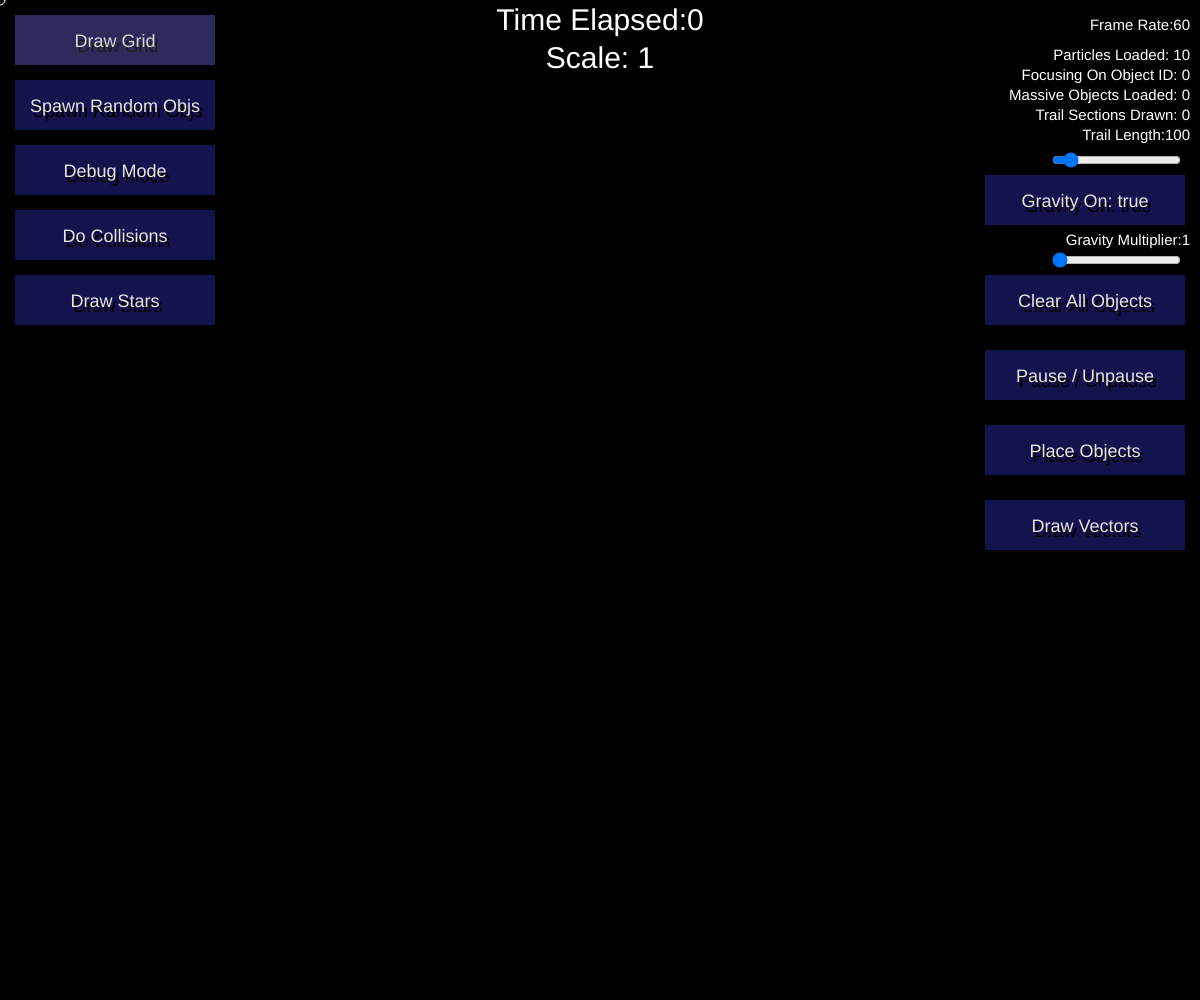
Frame 1 (no input)
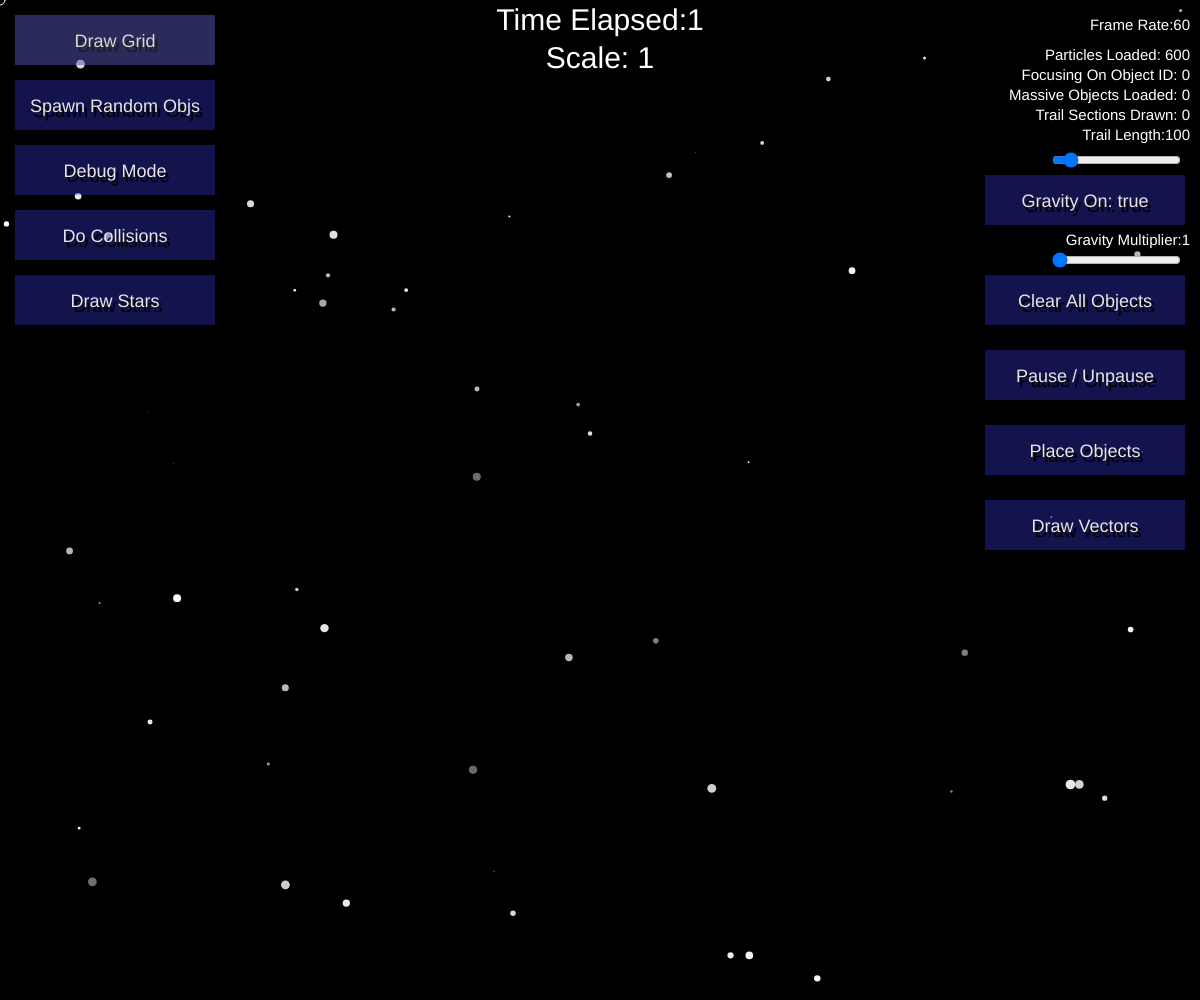
Frame 60 (no input)
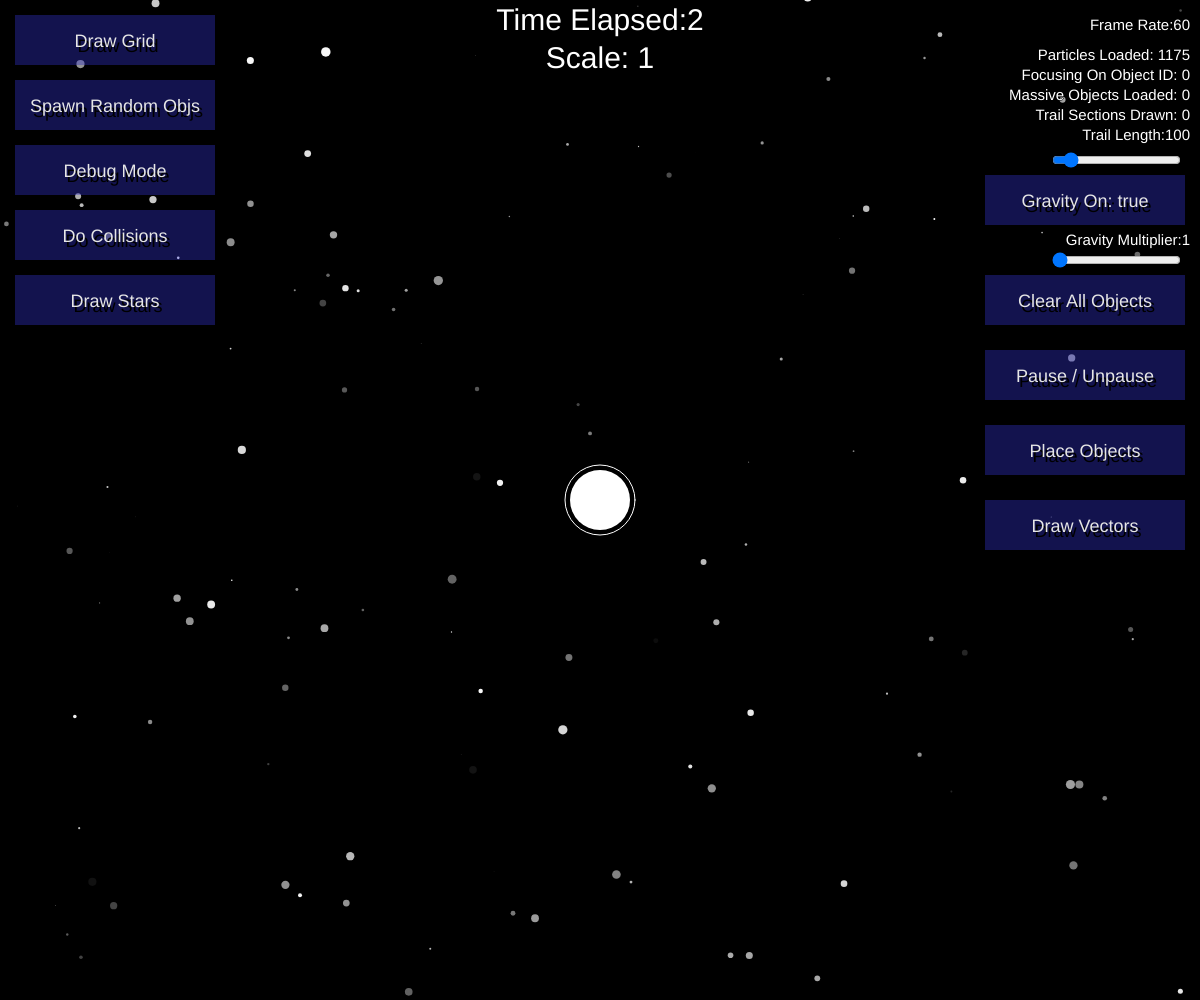
Frame 120 (the mouse pressed at the canvas centre since frame 60)

The p5.js sketch that drew these frames (run headless with seeded random() and noise() and a simulated clock; from frame 60 on, the mouse is pressed at the canvas centre):

// p5.js sketch
// ── sketch.js
let massiveObjects = [];
let objID = 0;

// camera vars
let cameraX = 0;
let cameraY = 0;
let cameraScale = 1;
let cameraMoveSpeed = 1;
let mouseScrolled = 0;

// global vars
let trailLength;
let planetScale = 0;
let moveMode = "FocusBigGuy";
// "FocusBigGuy" = center on the most massive object
// "SelfMove" = the user has control over camera and zoom

// UI Variables
let mostMassiveObjectID = 0;
let mostMass = 0;
let doPlaceObjects = true;
let runPhysics = true;
let trailSections = 0;
let buttonHighlight;
let gravityOnButton;
let gravityOn = true;
let buttonPressed = false;
let drawVectors = false;
let gravityMultSlider;
let clearButton;
let timeStopButton;
let placeObjectsButton;
let drawVectorsButton;
let doDrawGridButton;
let doDrawGrid = false;
let timeElapsed = 0;
let doDrawDebug = false;
let drawDebugButton;
let spawnRandomButton;
let doCollisions = true;
let collisionButton;
let doDrawStars = true;
let drawStarButton;
let UION = true;

// particle Vars
let pid = 0;
let parts = [];

let lastFrameObjLength = 0;

function setup()
{
  createCanvas(windowWidth, windowHeight);
  trailLength = createSlider(0, 1000, 100);
  trailLength.position(width - 150, 150);
  gravityMultSlider = createSlider(1, 10, 1);
  gravityMultSlider.position(width - 150, 250);
  buttonHighlight = createImage(100, 100);
  gravityOnButton = newButton(width - 215, 175, 200, 50, "Gravity On", "", true, true);
  clearButton = newButton(width - 215, 275, 200, 50, "Clear All Objects", "", true, true);
  timeStopButton = newButton(width - 215, 350, 200, 50, "Pause / Unpause", "", true, true);
  placeObjectsButton = newButton(width - 215, 425, 200, 50, "Place Objects", "", true, true);
  drawVectorsButton = newButton(width - 215, 500, 200, 50, "Draw Vectors", "", true, true);
  doDrawGridButton = newButton(15, 15, 200, 50, "Draw Grid", "", true, true);
  spawnRandomButton = newButton(15, 80, 200, 50, "Spawn Random Objs", "", true, true);
  drawDebugButton = newButton(15, 145, 200, 50, "Debug Mode", "", true, true);
  collisionButton = newButton(15, 210, 200, 50, "Do Collisions", "", true, true);
  drawStarButton = newButton(15, 275, 200, 50, "Draw Stars", "", true, true);
  //newMassiveObject(5, [500, 200], createVector(0, 1), true, true, 500);
  //newMassiveObject(20, [700, 300], createVector(0, 0), true, true, 500);
  for (let i = 0; i < 100; i++)
  {
    //newRandomObject();
  }
}

function draw()
{
  lastFrameObjLength = massiveObjects.length;
  trailSections = 0;
  background(0);
  cameraControls();
  if (doDrawGrid == true) drawGrid();

  // draw particles and do their physics
  noStroke();
  for (let i = 0; i < parts.length; i++)
  {
    parts[i].view();
  }

  // draw trails the (true) determines if trails are drawn or not, just to make sure they are the bottom layer
  for (let i = 0; i < massiveObjects.length; i++)
  {
    massiveObjects[i].drawSelf(true);
    if (massiveObjects[mostMassiveObjectID] == undefined) mostMassiveObjectID = round(random(-1, massiveObjects.length));
  }

  // draw the actual objects
  for (let i = 0; i < massiveObjects.length; i++)
  {
    if (runPhysics == true) massiveObjects[i].updateSelf();
    else massiveObjects[i].drawSelf();
  }

  // stars
  if (doDrawStars)
  {
    for (let i = 0; i < 10; i++)
    {
      let s = random(0.1, 10);
      let nP = deAdjustForCamera(random(-1000, width + 1000), random(-1000, width + 1000));
      newParticle(nP[0], nP[1], 0, 0, s, s, 255, 255, 255, 0, 0, 0, random(100, 450), -0.01, -0.01);
    }
  }
  mouseScrolled = 0;

  // draw UI
  if (UION == true)
  {
    UI();
    gravityMultSlider.show();
    trailLength.show();
  }
  else
  {
    gravityMultSlider.hide();
    trailLength.hide();
  }

  if (mouseIsPressed == false) buttonPressed = false;

  if (lastFrameObjLength != massiveObjects.length) resetObjID();
}

function UI()
{
  // cursor and growing circle to indicate planet size

  if (doPlaceObjects == true)
  {
    fill(255);

    let p0 = deAdjustForCamera(mouseX, mouseY);
    let p1 = adjustForCamera(p0[0], p0[1]);
    if (mouseIsPressed) { planetScale += 1 / cameraScale; ellipse(p1[0], p1[1], planetScale * cameraScale) }
    else planetScale = 0;
    noFill();
    stroke(255);
    ellipse(p1[0], p1[1], (planetScale * cameraScale) + 10);
    fill(255);
    stroke(0);
  }

  // incriment time ellapsed varialbe
  if (runPhysics == true) timeElapsed++;

  // formatting
  fill(255);
  stroke(0);
  strokeWeight(1);
  textAlign(RIGHT);
  textSize(15);

  // text
  text("Frame Rate:" + round(frameRate()), width - 10, 30);

  // camera info
  switch (moveMode)
  {
    case "FocusBigGuy":
      text("Focusing On Object ID: " + mostMassiveObjectID, width - 10, 80);
      break;
  }

  // general info
  text("Particles Loaded: " + parts.length, width - 10, 60);
  text("Massive Objects Loaded: " + massiveObjects.length, width - 10, 100);
  text("Trail Sections Drawn: " + trailSections, width - 10, 120);
  text("Trail Length:" + trailLength.value(), width - 10, 140);
  text("Gravity Multiplier:" + gravityMultSlider.value(), width - 10, 245);

  // title type thing
  textAlign(CENTER);
  textSize(30)
  text("Time Elapsed:" + floor(timeElapsed / 60) + "\nScale: " + cameraScale, width / 2, 30);
  textAlign(LEFT);
  // draw buttons
  gravityOnButton.drawSelf();
  clearButton.drawSelf();
  timeStopButton.drawSelf();
  placeObjectsButton.drawSelf();
  drawVectorsButton.drawSelf();
  doDrawGridButton.drawSelf();
  spawnRandomButton.drawSelf();
  drawDebugButton.drawSelf();
  collisionButton.drawSelf();
  drawStarButton.drawSelf();

  // button functionality
  if (gravityOnButton.isPressed() == true) { gravityOn = !gravityOn; }
  if (clearButton.isPressed() == true) { massiveObjects = []; mostMass = 0; mostMassiveObjectID = 0; objID = 0 }
  if (timeStopButton.isPressed() == true) { runPhysics = !runPhysics }
  if (placeObjectsButton.isPressed() == true) { doPlaceObjects = !doPlaceObjects }
  if (drawVectorsButton.isPressed() == true) { drawVectors = !drawVectors }
  if (doDrawGridButton.isPressed() == true) { doDrawGrid = !doDrawGrid }
  if (spawnRandomButton.isPressed() == true)
  {
    for (let i = 0; i < 10; i++)
    {
      newRandomObject();
    }
  }
  if (drawDebugButton.isPressed() == true) { doDrawDebug = !doDrawDebug }
  if (collisionButton.isPressed() == true) { doCollisions = !doCollisions }
  if (drawStarButton.isPressed() == true) { doDrawStars = !doDrawStars }
}

function drawGrid()
{
  stroke(50);
  strokeWeight(2);
  push();
  let gridScale = 100 * cameraScale;
  for (let x = 0; x < width; x += gridScale)
  {
    line((cameraX % gridScale) + x, 0, (cameraX % gridScale) + x, height);
  }
  for (let y = 0; y < height; y += gridScale)
  {
    line(0, (cameraY % gridScale) + y, width, (cameraY % gridScale) + y);
  }
  pop();
}

function newRandomObject()
{
  newMassiveObject(random(10, 50), [-cameraX + random(0, width), -cameraY + random(0, height)], createVector(random(-5, 5), random(-5, 5)), true, true, trailLength.value())
}

function newMassiveObject(mass, startPosition, initialForceVector, drawPlanet, drawTail, trailLength) 
{
  // define the new object
  let nmo = new massiveObject(mass, startPosition, initialForceVector, drawPlanet, drawTail, trailLength);
  // push the the array
  massiveObjects.push(nmo);
  resetObjID();
  return nmo;
}

function newParticle(x, y, xSpeed, ySpeed, w, h, red1, green1, blue1, fadeRed, fadeGreen, fadeBlue, Lifespan, scaleX, scaleY)
{
  parts.push(new particle(x, y, xSpeed, ySpeed, 1, w, h, pid, 0, 0, red1, green1, blue1, fadeRed, fadeGreen, fadeBlue, Lifespan, scaleX, scaleY));
}

class massiveObject
{
  constructor(mass, startPosition, initialForceVector, drawPlanet, drawTail, trailLength)
  {
    // mass
    this.mass = mass;

    // start position
    this.startX = startPosition[0];
    this.startY = startPosition[1];

    //current position
    this.x = this.startX;
    this.y = this.startY;

    // force vectors
    this.currentForceVector = initialForceVector;
    this.initialForceVector = initialForceVector;

    // drawing variables
    this.fillColor = [random(50, 200), random(50, 200), random(50, 200)];
    this.drawTrail = drawTail;
    this.drawPlanet = drawPlanet;
    this.trailPositions = [];
    this.trailLength = trailLength;

    // id system
    this.objID = objID;
    objID++;

    // orbitMappings
    this.mapXs = [];
    this.mapYs = [];
    this.colided = false;
  }
  updateSelf()
  {
    if (doCollisions == true && this.colided == true)
    {
      this.colide();
    }
    this.drawSelf();
    this.updateTrail();
    this.doPhysics();
  }
  drawSelf(trail)
  {
    // trail is just a bool to determine whether or not the trail is drawn in order to have them drawn below the planets
    // draw the trail
    if (trail == true && this.drawTrail == true)
    {

      // itterate over the trail positions
      for (let i = 0; i < this.trailPositions.length - 1; i++)
      {

        // stroke and strokeWeight go from a max to a min depending on how far into the array it is
        let c1 = map(i / this.trailPositions.length, 0, this.trailPositions.length, 0, 255) * this.trailPositions.length;
        stroke(c1);
        let s1 = map(this.trailPositions.length - i, 0, this.trailPositions.length, 0, 20) * cameraScale;
        strokeWeight(s1);

        // adjust the positions for the camera
        let pos2 = adjustForCamera(this.trailPositions[i].x, this.trailPositions[i].y);
        let pos3 = adjustForCamera(this.trailPositions[i + 1].x, this.trailPositions[i + 1].y);

        // line between two positions
        if (pos2[0] > 0 && pos2[0] < width && pos2[1] > 0 && pos2[1] < height && pos3[0] > 0 && pos3[0] < width && pos3[1] > 0 && pos3[1] < height)
        {
          line(pos2[0], pos2[1], pos3[0], pos3[1]);
        }
      }
    }
    // draw the planet itself
    let pos1 = adjustForCamera(this.x, this.y);
    if (pos1[0] > 0 && pos1[0] < width && pos1[1] > 0 && pos1[1] < height)
    {
      strokeWeight(1);
      stroke(0);
      fill(this.fillColor[0], this.fillColor[1], this.fillColor[2]);
      if (this.drawPlanet == true && trail == undefined) { ellipse(pos1[0], pos1[1], this.mass * cameraScale); }
    }

    // vector drawing
    if (drawVectors == true && trail == undefined)
    {
      let pos5 = adjustForCamera(this.x + this.currentForceVector.x * 20, this.y);
      let pos6 = adjustForCamera(this.x, this.y + this.currentForceVector.y * 20);
      strokeWeight(6);
      stroke(0);
      line(pos1[0], pos1[1], pos5[0], pos5[1]);
      line(pos1[0], pos1[1], pos6[0], pos6[1]);
      stroke(230);
      strokeWeight(3);
      line(pos1[0], pos1[1], pos5[0], pos5[1]);
      line(pos1[0], pos1[1], pos6[0], pos6[1]);
    }
    if (doDrawDebug == true) this.drawDebug();
  }
  updateTrail()
  {
    // update the new position
    this.trailLength = trailLength.value();
    this.trailPositions.push(createVector(this.x, this.y));

    // if there are too many saved positions, 
    while (this.trailPositions.length > this.trailLength) this.trailPositions.shift();
  }
  doPhysics()
  {
    // define variables that can be added to through the itterations
    let endXForce = 0;
    let endYForce = 0;

    // itterate over every other object
    let hasColided = false;
    for (let i = 0; i < massiveObjects.length; i++)
    {

      // simpler refference to the current object
      let m1 = massiveObjects[i];

      // if the object is not itself
      if (m1.objID != this.objID && gravityOn == true)
      {

        // get the distance between the two points
        let d1 = dist(this.x, this.y, m1.x, m1.y);

        // get the angle between the two points
        let a1 = atan2(this.y - m1.y, this.x - m1.x);

        // defined the force vector
        let forceVec1 = createVector(m1.mass / d1, 0);

        // rotate the vector
        forceVec1.rotate(a1 + PI);

        let inertia = m1.mass / this.mass;

        if (d1 < this.mass / 2 + m1.mass / 2 && this.mass < m1.mass)
        {
          this.colided = true;
          hasColided = true;
          let i1 = m1.mass / 2;
          if (this.mass / m1.mass > 0.7) { m1.colided = true }
          else
          {
            m1.currentForceVector.x += this.currentForceVector.x / i1;
            m1.currentForceVector.y += this.currentForceVector.y / i1;
          }
        }

        // inertia makes it easier to move smaller masses and harder to move larger masses

        // apply the forces
        endXForce += forceVec1.x * inertia / 10;
        endYForce += forceVec1.y * inertia / 10;
      }
    }
    if (hasColided == false) this.colided = false;

    let pos1 = adjustForCamera(this.x, this.y);

    // if it is pressed and you are not placing objects, add the mouse movement
    let throwForce = this.mass / (10 / cameraScale);

    if (doPlaceObjects == false && mouseIsPressed && collc(pos1[0] - this.mass / 2, pos1[1] - this.mass / 2, this.mass, this.mass, mouseX, mouseY, 1, 1, 30, 30))
    {
      this.currentForceVector.x += (movedX * throwForce) / this.mass;
      this.currentForceVector.y += (movedY * throwForce) / this.mass;
      fill(100, 100, 100);
      circle(pos1[0], pos1[1], this.mass * cameraScale);
    }

    // apply the gravity multipler value
    endXForce *= gravityMultSlider.value();
    endYForce *= gravityMultSlider.value();

    // apply forces to the force vectors
    this.currentForceVector.x += endXForce;
    this.currentForceVector.y += endYForce;

    // apply force vectors to position.
    this.x += this.currentForceVector.x;
    this.y += this.currentForceVector.y;
  }
  drawDebug()
  {
    let pos1 = adjustForCamera(this.x, this.y);
    textAlign(CENTER);
    fill(230);
    stroke(0);
    text("Mass: " + round(this.mass), pos1[0], pos1[1] - (this.mass * cameraScale) / 2 - 50);
    text("ID: " + this.objID, pos1[0], pos1[1] - (this.mass * cameraScale) / 2 - 30);
    text("Position: (" + round(this.x) + ", " + round(this.y) + ")", pos1[0], pos1[1] - (this.mass * cameraScale) / 2 - 10);
    text("Total Velocity:" + (round(abs(this.currentForceVector.x)) + round(abs(this.currentForceVector.y))), pos1[0], pos1[1] - (this.mass * cameraScale) / 2 - 70);
  }
  mapOrbit(objectID)
  {
    if (objectID == undefined) objectID = mostMassiveObjectID;

    this.mapXs.push(tDist(this.x, massiveObjects[objectID].x));
    this.mapYs.push(tDist(this.y, massiveObjects[objectID].y));
  }
  colide()
  {
    for (let i = 0; i < this.mass * 3; i++)
    {
      let newV = createVector(0, random(0, this.mass));
      newV.rotate(random(0, TWO_PI));

      let speedV = createVector(0, random(0, this.mass / 8));
      speedV.rotate(random(0, TWO_PI));

      let size = random(this.mass / 10, this.mass / 5)

      newParticle(this.x + newV.x, this.y + newV.y, speedV.x, speedV.y, size, size, 100, 100, 100, 0, 0, 0, random(50, 250), -0.05, -0.05);
      newParticle(this.x + newV.y, this.y + newV.x, speedV.x, speedV.y, size, size, 170, 20, 20, 250, 250, 0, random(50, 250), -0.05, -0.05);
    }
    massiveObjects = del(massiveObjects, this.objID);
    objID--;
    resetObjID();
  }
}

function collc(x, y, w, h, x2, y2, w2, h2, bx, by)
{
  // apply the bezzle to the xs
  if (bx != 0 && bx != undefined)
  {
    x = x - bx / 2;
    x2 = x2 - bx / 2;
    w = w + bx;
    w2 = w2 + bx;
  }

  // apply the bezzle to the ys
  if (by != 0 && by != undefined)
  {
    y = y - by / 2;
    y2 = y2 - by / 2;
    h = h + by;
    h2 = h2 + by;
  }

  // draw hit boxes if debug mode is on and H is pressed
  if (keyIsDown(72)) { fill(200, 50, 50, 100); rect(x, y, w, h); rect(x2, y2, w2, h2) }

  if (x + w > x2 && x < x2 + w2 && y + h > y2 && y < y2 + h2) return true;

  return false;
}

function cameraControls()
{
  // up/down/left/right movement
  if (moveMode == "SelfMove")
  {
    let movingX = 0;
    let movingY = 0;

    if (keyIsDown(87)) { cameraY += cameraMoveSped / cameraScale; movingY = 1; } else
      if (keyIsDown(83)) { cameraY -= cameraMoveSped / cameraScale; movingY = -1; }
    if (keyIsDown(68)) { cameraX -= cameraMoveSped / cameraScale; movingX = -1; } else
      if (keyIsDown(65)) { cameraX += cameraMoveSped / cameraScale; movingX = 1; }

    if (keyIsDown(82)) cameraMoveSped = 6;
    else cameraMoveSped = 3;

    // moving diagonal moves at the same overall speed, not double the speed as it would be otherwise
    if (movingX != false && movingY != false) { cameraX -= cameraMoveSped * 0.1 * movingX; cameraY -= cameraMoveSped * 0.1 * movingY }
    // cameraScale makes the relative speed the same as it gets larger and smaller
  } else if (massiveObjects[mostMassiveObjectID] != undefined)
  {
    cameraX = -massiveObjects[mostMassiveObjectID].x + width / 2;
    cameraY = -massiveObjects[mostMassiveObjectID].y + height / 2;
  }

  if (keyIsDown(38)) cameraScale += round(10 * (0.5 * cameraScale)) / 100; else
    if (keyIsDown(40)) cameraScale -= round(10 * (0.5 * cameraScale)) / 100;
  // mouse scrolling for scale
  cameraScale -= mouseScrolled / 800;
  // constrain the cameraScale to a reasonable amount
  cameraScale = constrain(cameraScale, 0.1, 3);
  cameraScale = round(cameraScale * 100) / 100;
}

function adjustForCamera(x, y, returnVector)
{
  // adjust by camera position

  x += cameraX;
  y += cameraY;

  // adjust the position for the scale arround the center point
  // tDist gets the "true distance" or simply includes negative signs
  // if X is greater than X2
  let c1 = cameraScale - 1

  x += c1 * tDist(x, width / 2);
  y += c1 * tDist(y, height / 2);

  // if the code requests a vector instead of an array, then it returns a vector.
  let pos = [x, y];
  if (returnVector == true) pos = createVector(x, y);
  // return the position
  return pos;
}

function tDist(x, x2)
{
  return x - x2
}

function mouseWheel(event)
{
  mouseScrolled = event.delta;
}

function deAdjustForCamera(x, y)
{

  let c1 = cameraScale - 1;

  // math derevation of the inverse function wtf math ahhhhhh
  x = (x + ((c1 * width) / 2)) / (c1 + 1);
  y = (y + ((c1 * height) / 2)) / (c1 + 1);

  // add camnera pos last because it is done first in the origonal function, 
  x -= cameraX;
  y -= cameraY;

  return [x, y];
}

function mouseReleased()
{
  if (planetScale > 0 && doPlaceObjects == true && mouseX < width - 250)
  {
    let pos1 = deAdjustForCamera(mouseX, mouseY);
    newMassiveObject(planetScale, [pos1[0], pos1[1]], createVector(0), true, true, 100);
  }
}

function keyPressed()
{
  // reset to default scale
  if (keyCode === 81) cameraScale = 1;
  // swap placing mode
  if (keyCode === 84) { doPlaceObjects = !doPlaceObjects }
  // UI on/off
  if (keyCode === 90) { UION = !UION }
}

function dropShadowText(txt, x, y, xoffset, yoffset)
{
  // if a second offset is not provided, it will simply apply the first offset to they y as well
  if (yoffset == undefined) yoffset = xoffset;
  fill(0);
  text(txt, x + xoffset, y + yoffset);
  fill(230);
  text(txt, x, y);
}

function newButton(x, y, w, h, text, subtext, doHighlight, doDraw)
{
  let b1 = new buttonUI(x, y, w, h, text, subtext, doHighlight, doDraw);
  return b1;
}

class buttonUI
{
  constructor(x, y, w, h, text, subtext, doHighlight, doDraw)
  {
    // position and size
    this.x = x;
    this.y = y;
    this.w = w;
    this.h = h;
    // text to draw and text to draw when hovered
    this.text = text;
    this.subtext = subtext;

    // if it highlights when the mouse gets closer
    this.doHighlight = doHighlight;

    // background image handling.
    this.doDraw = doDraw;
    // drawing variables
    if (this.doDraw == undefined) this.doDraw = true;
  }
  drawSelf()
  {
    // draw the background;
    if (this.doDraw == true)
    {
      noStroke();
      fill(50, 50, 200, 100);
      rect(this.x, this.y, this.w, this.h);

      // draw the text and subtext
      textAlign(CENTER);
      textSize(18);
      let t = this.text
      if (this.text == "Gravity On") t += ": " + gravityOn;
      dropShadowText(t, this.x + this.w / 2, this.y + this.h / 2 + 7, 3, 5);
      textSize(14);
      textAlign(LEFT);

      if (collc(this.x, this.y, this.w, this.h, mouseX, mouseY, 1, 1, 150, 159) == true);
      {
        // do highlighting for when mouse gets close
        if (this.doHighlight == true) this.drawHighlight();

        if (collc(this.x, this.y, this.w, this.h, mouseX, mouseY, 1, 1))
        {
          // draw subtext
          textSize(15);
          fill(230);
          textAlign(CENTER);
          let t2 = this.subtext;
          if (this.text == "Pause / Unpause")
          {
            if (runPhysics == true) t2 = "Time Is Unpaused";
            else t2 = "Time Is Paused";
          }
          if (this.text == "Debug Mode")
          {
            if (doDrawDebug == true) t2 = "Debug Mode On";
            else t2 = "Debug Mode Off";
          }
          text(t2, this.x + this.w / 2, this.y - 2);
        }
      }
    }
  }
  isPressed()
  {
    if (collc(this.x, this.y, this.w, this.h, mouseX, mouseY, 10, 10) == true && buttonPressed == false && mouseIsPressed && mouseButton == LEFT)
    {
      buttonPressed = true;
      return true;
    }
    return false;
  }
  drawHighlight()
  {
    // get istance from the mouse to the center of the button
    let dx = dist(mouseX, 0, this.x + this.w / 2, 0);
    let dy = dist(mouseY, 0, this.y + this.h / 2, 0);
    let maxAlpha = 150;
    // map the distance from the max istance of 300 down to a range of 0 -the max number
    dx = map(dx, 0, this.w, 0, maxAlpha / 2);
    dy = map(dy, 0, this.h, 0, maxAlpha / 2);
    let totalAlpha = maxAlpha - (dx + dy);

    // load in the pixels to be eddited
    buttonHighlight.loadPixels();

    for (let i = 0; i < buttonHighlight.pixels.length; i += 4)
    {
      buttonHighlight.pixels[i] = 150;
      buttonHighlight.pixels[i + 1] = 150;
      buttonHighlight.pixels[i + 2] = 150;
      buttonHighlight.pixels[i + 3] = totalAlpha;
    }

    // update the image
    buttonHighlight.updatePixels();

    // draw the image
    image(buttonHighlight, this.x, this.y, this.w, this.h);
  }
}

class particle
{
  constructor(x, y, xs, ys, s, w, h, id, yg, xg, r, gc, b, fr, fg, fb, ls, scx, scy)
  {
    // X, Y, Xspeed, Yspeed, Shape, Width, Height, ID, Ygravity, Xgravity, Initial red green blue, final red green blue, lifespan, Scale change x, Scale change y
    // Variables for the location and motion of the particle;
    this.x = x;
    this.y = y;
    this.xs = xs;
    this.ys = ys;
    this.scx = scx;
    this.scy = scy;
    this.mv = createVector(this.xs, this.ys);

    // incriments PID by one so the next particle has the correct ID  
    pid += 1;
    // object id so it is compatable with the del function
    this.id = id;

    //shape

    // this.s = ceil(random(-1,2)); //random shape
    this.s = s; //
    this.w = w;
    this.h = h;

    //Lifespan
    this.ls = ls;
    if (this.ls < 1)
    {
      this.ls = 1;
    }
    this.lc = 0;

    //Gravity variables
    this.ygravity = yg;
    this.xgravity = xg;

    // Variables for color and color changing
    this.r = r;
    this.gc = gc;
    this.b = b;
    this.fr = fr;
    this.fg = fg;
    this.fb = fb;
    this.rd = 0;
    this.gd = 0;
    this.bd = 0;
    this.rd = tDist(this.fr, this.r) / this.ls;
    this.gd = tDist(this.fg, this.gc) / this.ls;
    this.bd = tDist(this.fb, this.b) / this.ls;
  }
  view()
  {
    // modifying the different variables
    if (runPhysics == true)
    {
      this.w += this.scx;
      this.h += this.scy;
      this.x += this.mv.x;
      this.y += this.mv.y;
      this.mv.y += this.ygravity;
      this.mv.x += this.xgravity;
      this.r += this.rd;
      this.gc += this.gd;
      this.b += this.bd;
      this.lc += 1;
    }

    // drawing the particle to the screen
    let pos1 = adjustForCamera(this.x, this.y, true);
    let opacity = map(this.lc / this.ls, 0, 1, 255, 0);
    fill(this.r, this.gc, this.b, opacity);
    if (this.s == 1) ellipse(pos1.x, pos1.y, this.w * cameraScale, this.h * cameraScale);
    else if (this.s == 2)
    {
      push();
      translate(pos1.x, pos1.y);
      rotate(atan2(this.mv.y, this.mv.x));
      rect(0, 0, this.w, this.h);
      pop();
    }

    // parameters for when the particle will delete itself.
    if (this.lc > this.ls || this.lc > 500 || opacity <= 50)
    {
      parts = del(parts, this.id, 180, 1);
      pid -= 1;
    }
    // delete particles when they leave the screen, not included in this method.
    /*
    if (this.x + screenx / screenscale > width / screenscale || this.y + screeny / screenscale > height / screenscale || this.x + screenx / screenscale < 0 || this.y + screeny / screenscale < 0 || this.w < 0 || this.h < 0) {
      parts = del(parts, this.id, 10324, 1);
      pid -= 1;
    }
    */
  }
}

function del(a, id)
{
  // creates an empty array and a duplicate of the input array.
  let array = [];
  let array2 = a;
  for (let i = 0; i < array2.length; i++)
  {
    //For the length of the input array, it pushes the values of the input array into the empty array if the current place in the array does not equal the current ID
    if (i != id)
    {
      array.push(array2[i]);
    }
    if (i > id)
    {
      //If the id of the object is larger than the deleted id, it decreases it's ID by one
      if (array[i - 1].id == undefined) array[i - 1].objID--;
      else array[i - 1].id--;
    }
  }
  return array;
}

function resetObjID()
{
  let totalLarger = 0;
  for (let i = 0; i < massiveObjects.length; i++)
  {
    if (massiveObjects[i].mass >= mostMass)
    {
      totalLarger++;
      mostMass = massiveObjects[i].mass;
      mostMassiveObjectID = i;
    }
  }
  if (mostMass != 0 && totalLarger == 0)
  {
    mostMass = 0;
    resetObjID();
  }
}
